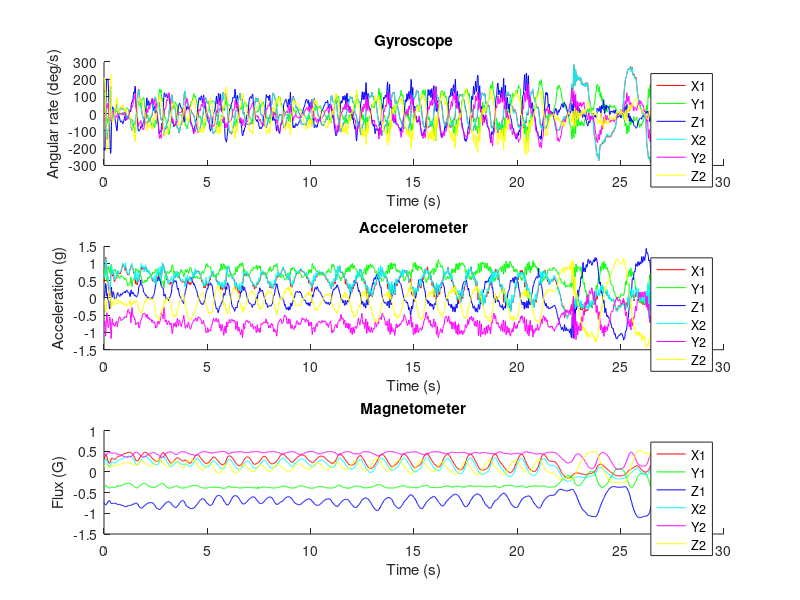

This chart was generated by the following MATLAB code: (Note: this script raises an error after producing the figure.)


addpath('quaternion_library');      % include quaternion library
close all;                          % close all figures
clear;                              % clear all variables
clc;                                % clear the command terminal

% Constants
SamplePeriod = 1/50;
Beta = 0.1;

load("test_data.mat");

time = 0:SamplePeriod:SamplePeriod*(size(arduino_serial,1)-1);

gyro_1 = arduino_serial(:,1:3);
gyro_2 = arduino_serial(:,4:6);
acc_1 = arduino_serial(:,7:9);
acc_2 = arduino_serial(:,10:12);
mag_1 = arduino_serial(:,13:15);
mag_2 = arduino_serial(:,16:18);

figure('Name', 'Sensor Data');
axis(1) = subplot(3,1,1);
hold on;
plot(time, gyro_1(:,1), 'r');
plot(time, gyro_1(:,2), 'g');
plot(time, gyro_1(:,3), 'b');
plot(time, gyro_2(:,1), 'c');
plot(time, gyro_2(:,2), 'm');
plot(time, gyro_2(:,3), 'y');
legend('X1', 'Y1', 'Z1', 'X2', 'Y2', 'Z2');
xlabel('Time (s)');
ylabel('Angular rate (deg/s)');
title('Gyroscope');
hold off;
axis(2) = subplot(3,1,2);
hold on;
plot(time, acc_1(:,1), 'r');
plot(time, acc_1(:,2), 'g');
plot(time, acc_1(:,3), 'b');
plot(time, acc_2(:,1), 'c');
plot(time, acc_2(:,2), 'm');
plot(time, acc_2(:,3), 'y');
legend('X1', 'Y1', 'Z1', 'X2', 'Y2', 'Z2');
xlabel('Time (s)');
ylabel('Acceleration (g)');
title('Accelerometer');
hold off;
axis(3) = subplot(3,1,3);
hold on;
plot(time, mag_1(:,1), 'r');
plot(time, mag_1(:,2), 'g');
plot(time, mag_1(:,3), 'b');
plot(time, mag_2(:,1), 'c');
plot(time, mag_2(:,2), 'm');
plot(time, mag_2(:,3), 'y');
legend('X1', 'Y1', 'Z1', 'X2', 'Y2', 'Z2');
xlabel('Time (s)');
ylabel('Flux (G)');
title('Magnetometer');
hold off;
linkaxes(axis, 'x');

AHRS_1 = MadgwickAHRS('SamplePeriod', SamplePeriod, 'Beta', Beta);
AHRS_2 = MadgwickAHRS('SamplePeriod', SamplePeriod, 'Beta', Beta);

quaternion_1 = zeros(length(time), 4);
quaternion_2 = zeros(length(time), 4);

for t = 1:length(time)
    AHRS_1.Update(gyro_1(t,:) * (pi/180), acc_1(t,:), mag_1(t,:));	% gyroscope units must be radians
    AHRS_2.Update(gyro_1(t,:) * (pi/180), acc_2(t,:), mag_2(t,:));	% gyroscope units must be radians
    quaternion_1(t, :) = AHRS_1.Quaternion;
    quaternion_2(t, :) = AHRS_2.Quaternion;
end

euler_1 = quatern2euler(quaternConj(quaternion_1)) * (180/pi);	% use conjugate for sensor frame relative to Earth and convert to degrees.
euler_2 = quatern2euler(quaternConj(quaternion_2)) * (180/pi);	% use conjugate for sensor frame relative to Earth and convert to degrees.

figure('Name', 'Euler Angles');
hold on;
plot(time, euler_1(:,1), 'r');
plot(time, euler_1(:,2), 'g');
plot(time, euler_1(:,3), 'b');
plot(time, euler_2(:,1), 'c');
plot(time, euler_2(:,2), 'm');
plot(time, euler_2(:,3), 'y');
title('Euler angles');
xlabel('Time (s)');
ylabel('Angle (deg)');
legend('\phi_1', '\theta_1', '\psi_1', '\phi_2', '\theta_2', '\psi_2');
hold off;
